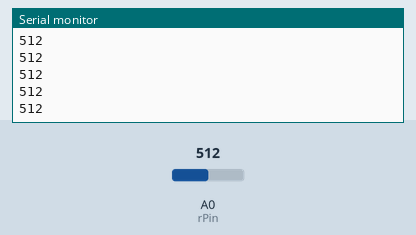
Bench run of a sketch on a simulated Arduino Uno, built with avr-gcc and run on an emulated ATmega328P. On the bench: the last lines printed to the serial monitor. The inputs (shaded band) are chosen by the test bench; at power-on: A0 (rPin) = 512.

Above: at 1.2 s.
1.3 s: A0 (rPin) set to 716
At 2.3 s:
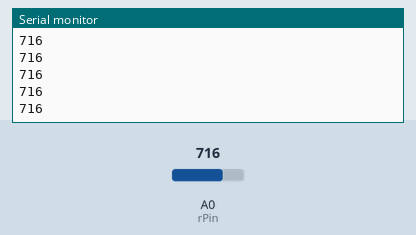
2.8 s: A0 (rPin) set to 900
At 3.8 s:
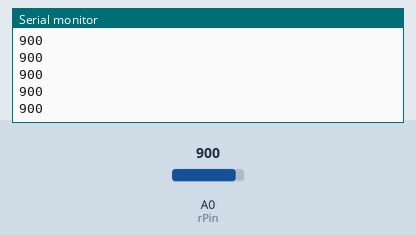
Timing chart, 0 to 5.8 s (numbered marks = the images above; inputs shaded):
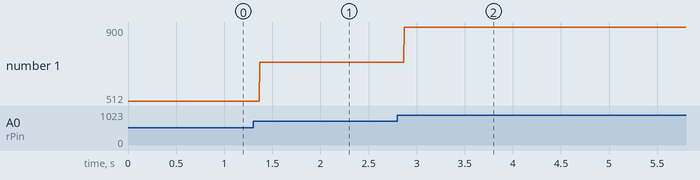

Measured:
- after the input at 1.3 s, the serial monitor: prints a new line after 0.07 s (image 1)
- after the input at 2.8 s, the serial monitor: prints a new line after 0.07 s (image 2)
- plotted number 1: 512 → 716 after the input at 1.3 s, 716 → 900 after the input at 2.8 s

The sketch:

ldr_read.ino
```cpp
int rPin = A0;
void setup() {
  // put your setup code here, to run once:
Serial.begin(9600);
pinMode(rPin,INPUT);

}

void loop() {
  // put your main code here, to run repeatedly:

Serial.println(analogRead(rPin));

}
```
